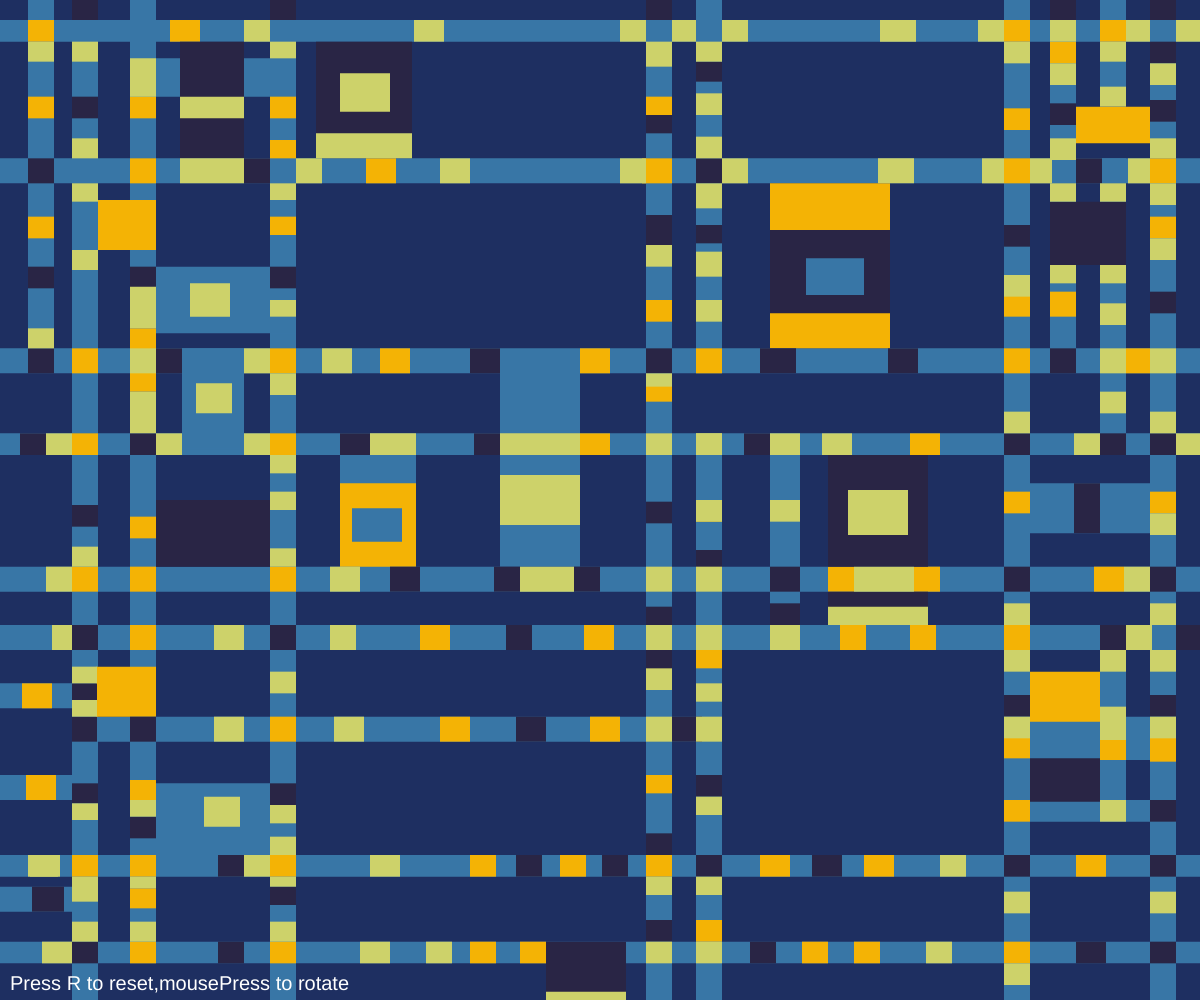
Frame 1 (no input)
Frame 60 (no input): identical to frame 1, image omitted
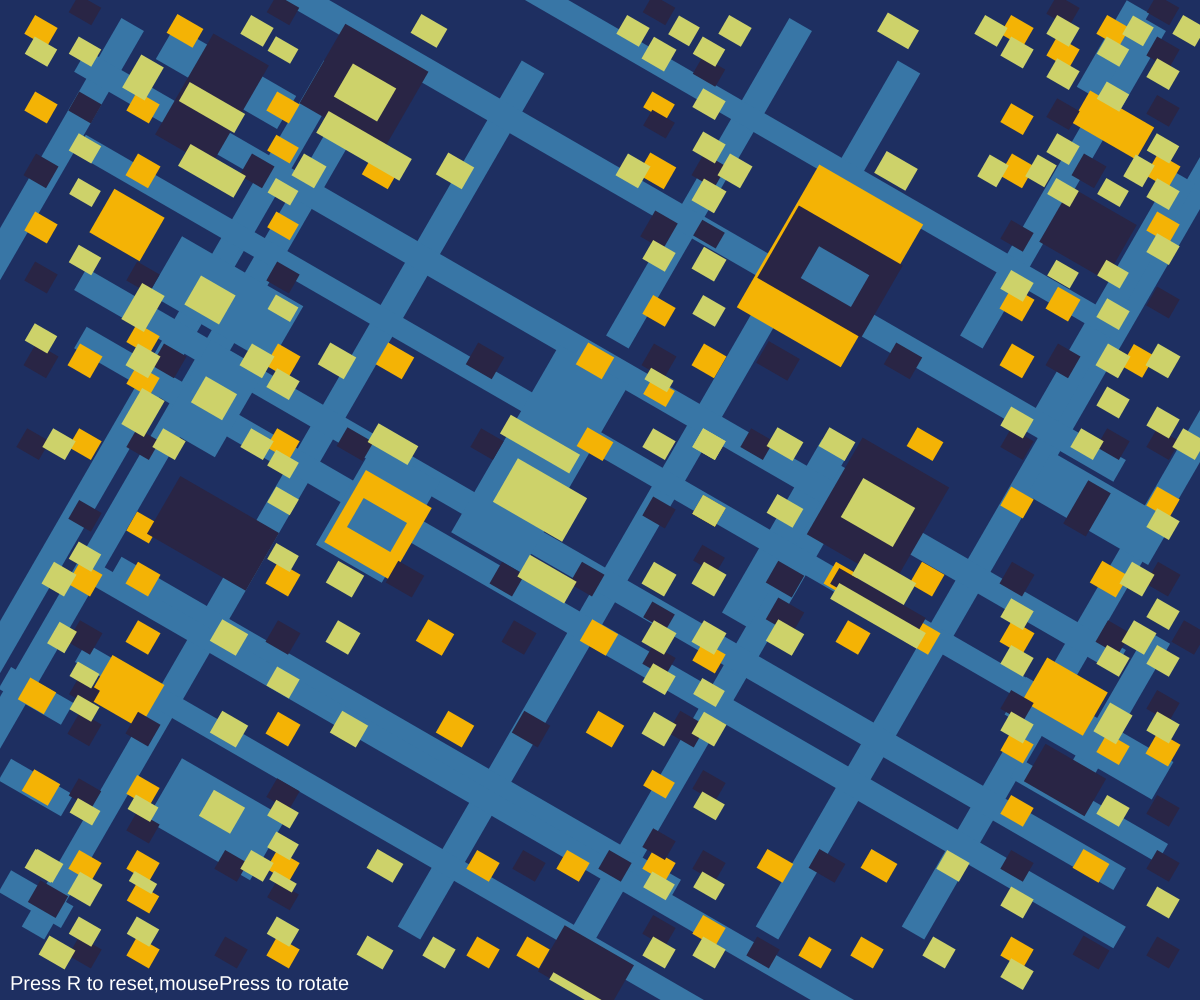
Frame 120 (the mouse pressed at the canvas centre since frame 60)

The p5.js sketch that drew these frames (run headless with seeded random() and noise() and a simulated clock; from frame 60 on, the mouse is pressed at the canvas centre):

// p5.js sketch
// ── sketch.js
let allRectsCoords = [

  //Orignal file was 600 * 600
  //Light blue 
  //Light blue (vertically from left to right)
  {x: 14/600 , y: 0/600 , w: 13/600 , h: 220/600 , colour: "rgb(56, 118, 166)"},
  {x: 36/600 , y: 0/600 , w: 13/600 , h: 600/600 , colour: "rgb(56, 118, 166)"},
  {x: 65/600 , y: 0/600 , w: 13/600 , h: 570/600 , colour: "rgb(56, 118, 166)"},
  {x: 135/600 , y: 0/600 , w: 13/600 , h: 600/600 , colour: "rgb(56, 118, 166)"},
  {x: 323/600 , y: 0/600 , w: 13/600 , h: 600/600 , colour: "rgb(56, 118, 166)"},
  {x: 348/600 , y: 0/600 , w: 13/600 , h: 220/600 , colour: "rgb(56, 118, 166)"},
  {x: 348/600 , y: 260/600 , w: 13/600 , h: 340/600 , colour: "rgb(56, 118, 166)"},
  {x: 385/600 , y: 260/600 , w: 15/600 , h: 120/600 , colour: "rgb(56, 118, 166)"},
  {x: 502/600 , y: 0/600 , w: 13/600 , h: 600/600 , colour: "rgb(56, 118, 166)"},
  {x: 525/600 , y: 0/600 , w: 13/600 , h: 220/600 , colour: "rgb(56, 118, 166)"},
  {x: 550/600 , y: 0/600 , w: 13/600 , h: 60/600 , colour: "rgb(56, 118, 166)"},
  {x: 550/600 , y: 95/600 , w: 13/600 , h: 170/600 , colour: "rgb(56, 118, 166)"},
  {x: 550/600 , y: 375/600 , w: 13/600 , h: 110/600 , colour: "rgb(56, 118, 166)"},
  {x: 575/600 , y: 0/600 , w: 13/600 , h: 600/600 , colour: "rgb(56, 118, 166)"},

  //Light blue (horizontally from top to bottom)
  {x: 0/600 , y: 12/600 , w: 600/600 , h: 13/600 , colour: "rgb(56, 118, 166)"},
  {x: 0/600 , y: 95/600 , w: 600/600 , h: 15/600 , colour: "rgb(56, 118, 166)"},
  {x: 0/600 , y: 209/600 , w: 600/600 , h: 15/600 , colour: "rgb(56, 118, 166)"},
  {x: 0/600 , y: 260/600 , w: 600/600 , h: 13/600 , colour: "rgb(56, 118, 166)"},
  {x: 0/600 , y: 340/600 , w: 600/600 , h: 15/600 , colour: "rgb(56, 118, 166)"},
  {x: 0/600 , y: 375/600 , w: 600/600 , h: 15/600 , colour: "rgb(56, 118, 166)"},
  {x: 0/600 , y: 410/600 , w: 36/600 , h: 15/600 , colour: "rgb(56, 118, 166)"},
  {x: 36/600 , y: 430/600 , w: 323/600 , h: 15/600 , colour: "rgb(56, 118, 166)"},
  {x: 502/600 , y: 430/600 , w: 85/600 , h: 26/600 , colour: "rgb(56, 118, 166)"},
  {x: 0/600 , y: 465/600 , w: 36/600 , h: 15/600 , colour: "rgb(56, 118, 166)"},
  {x: 502/600 , y: 480/600 , w: 85/600 , h: 13/600 , colour: "rgb(56, 118, 166)"},
  {x: 0/600 , y: 513/600 , w: 600/600 , h: 13/600 , colour: "rgb(56, 118, 166)"},
  {x: 0/600 , y: 532/600 , w: 36/600 , h: 15/600 , colour: "rgb(56, 118, 166)"},
  {x: 0/600 , y: 565/600 , w: 600/600 , h: 13/600 , colour: "rgb(56, 118, 166)"},

  //Light blue Rectangle but separately
  {x: 78/600 , y: 35/600 , w: 70/600 , h: 23/600 , colour: "rgb(56, 118, 166)"},
  {x: 78/600 , y: 160/600 , w: 70/600 , h: 40/600 , colour: "rgb(56, 118, 166)"},
  {x: 91/600 , y: 209/600 , w: 31/600 , h: 60/600 , colour: "rgb(56, 118, 166)"},
  {x: 78/600 , y: 470/600 , w: 60/600 , h: 43/600 , colour: "rgb(56, 118, 166)"},
  {x: 170/600 , y: 273/600 , w: 38/600 , h: 70/600 , colour: "rgb(56, 118, 166)"},
  {x: 250/600 , y: 210/600 , w: 40/600 , h: 130/600 , colour: "rgb(56, 118, 166)"},
  {x: 515/600 , y: 290/600 , w: 70/600 , h: 30/600 , colour: "rgb(56, 118, 166)"},

  //Orange
  //Orange (1st area)
  {x: 14/600 , y: 12/600 , w: 13/600 , h: 13/600 , colour: "rgb(244, 179, 5)"},
  {x: 14/600 , y: 58/600 , w: 13/600 , h: 13/600 , colour: "rgb(244, 179, 5)"},
  {x: 14/600 , y: 130/600 , w: 13/600 , h: 13/600 , colour: "rgb(244, 179, 5)"},
  {x: 11/600 , y: 410/600 , w: 15/600 , h: 15/600 , colour: "rgb(244, 179, 5)"},
  {x: 13/600 , y: 465/600 , w: 15/600 , h: 15/600 , colour: "rgb(244, 179, 5)"},

  //Orange (2nd area)
  {x: 36/600 , y: 209/600 , w: 13/600 , h: 15/600 , colour: "rgb(244, 179, 5)"},
  {x: 36/600 , y: 260/600 , w: 13/600 , h: 13/600 , colour: "rgb(244, 179, 5)"},
  {x: 36/600 , y: 340/600 , w: 13/600 , h: 15/600 , colour: "rgb(244, 179, 5)"},
  {x: 36/600 , y: 513/600 , w: 13/600 , h: 13/600 , colour: "rgb(244, 179, 5)"},

  //Orange (3rd area)
  {x: 65/600 , y: 58/600 , w: 13/600 , h: 13/600 , colour: "rgb(244, 179, 5)"},
  {x: 65/600 , y: 95/600 , w: 13/600 , h: 15/600 , colour: "rgb(244, 179, 5)"},
  {x: 65/600 , y: 197/600 , w: 13/600 , h: 13/600 , colour: "rgb(244, 179, 5)"},
  {x: 65/600 , y: 222/600 , w: 13/600 , h: 13/600 , colour: "rgb(244, 179, 5)"},
  {x: 65/600 , y: 310/600 , w: 13/600 , h: 13/600 , colour: "rgb(244, 179, 5)"},
  {x: 65/600 , y: 340/600 , w: 13/600 , h: 15/600 , colour: "rgb(244, 179, 5)"},
  {x: 65/600 , y: 375/600 , w: 13/600 , h: 15/600 , colour: "rgb(244, 179, 5)"},
  {x: 65/600 , y: 468/600 , w: 13/600 , h: 13/600 , colour: "rgb(244, 179, 5)"},
  {x: 65/600 , y: 513/600 , w: 13/600 , h: 13/600 , colour: "rgb(244, 179, 5)"},
  {x: 65/600 , y: 533/600 , w: 13/600 , h: 12/600 , colour: "rgb(244, 179, 5)"},
  {x: 65/600 , y: 565/600 , w: 13/600 , h: 13/600 , colour: "rgb(244, 179, 5)"},

  {x: 85/600 , y: 12/600 , w: 15/600 , h: 13/600 , colour: "rgb(244, 179, 5)"},

  //Orange (4th area)
  {x: 135/600 , y: 58/600 , w: 13/600 , h: 13/600 , colour: "rgb(244, 179, 5)"},
  {x: 135/600 , y: 84/600 , w: 13/600 , h: 11/600 , colour: "rgb(244, 179, 5)"},
  {x: 135/600 , y: 130/600 , w: 13/600 , h: 11/600 , colour: "rgb(244, 179, 5)"},
  {x: 135/600 , y: 209/600 , w: 13/600 , h: 15/600 , colour: "rgb(244, 179, 5)"},
  {x: 135/600 , y: 260/600 , w: 13/600 , h: 13/600 , colour: "rgb(244, 179, 5)"},
  {x: 135/600 , y: 340/600 , w: 13/600 , h: 15/600 , colour: "rgb(244, 179, 5)"},
  {x: 135/600 , y: 430/600 , w: 13/600 , h: 15/600 , colour: "rgb(244, 179, 5)"},
  {x: 135/600 , y: 513/600 , w: 13/600 , h: 13/600 , colour: "rgb(244, 179, 5)"},
  {x: 135/600 , y: 565/600 , w: 13/600 , h: 13/600 , colour: "rgb(244, 179, 5)"},

  {x: 183/600 , y: 95/600 , w: 15/600 , h: 15/600 , colour: "rgb(244, 179, 5)"},
  {x: 190/600 , y: 209/600 , w: 15/600 , h: 15/600 , colour: "rgb(244, 179, 5)"},
  {x: 210/600 , y: 375/600 , w: 15/600 , h: 15/600 , colour: "rgb(244, 179, 5)"},
  {x: 220/600 , y: 430/600 , w: 15/600 , h: 15/600 , colour: "rgb(244, 179, 5)"},
  {x: 235/600 , y: 513/600 , w: 13/600 , h: 13/600 , colour: "rgb(244, 179, 5)"},
  {x: 235/600 , y: 565/600 , w: 13/600 , h: 13/600 , colour: "rgb(244, 179, 5)"},

  {x: 290/600 , y: 209/600 , w: 15/600 , h: 15/600 , colour: "rgb(244, 179, 5)"},
  {x: 290/600 , y: 260/600 , w: 15/600 , h: 13/600 , colour: "rgb(244, 179, 5)"},
  {x: 292/600 , y: 375/600 , w: 15/600 , h: 15/600 , colour: "rgb(244, 179, 5)"},
  {x: 295/600 , y: 430/600 , w: 15/600 , h: 15/600 , colour: "rgb(244, 179, 5)"},
  {x: 280/600 , y: 513/600 , w: 13/600 , h: 13/600 , colour: "rgb(244, 179, 5)"},
  {x: 260/600 , y: 565/600 , w: 13/600 , h: 13/600 , colour: "rgb(244, 179, 5)"},

  //Orange (5th area)
  {x: 323/600 , y: 58/600 , w: 13/600 , h: 11/600 , colour: "rgb(244, 179, 5)"},
  {x: 321/600 , y: 95/600 , w: 15/600 , h: 15/600 , colour: "rgb(244, 179, 5)"},
  {x: 323/600 , y: 180/600 , w: 13/600 , h: 13/600 , colour: "rgb(244, 179, 5)"},
  {x: 323/600 , y: 230/600 , w: 13/600 , h: 11/600 , colour: "rgb(244, 179, 5)"},
  {x: 323/600 , y: 465/600 , w: 13/600 , h: 11/600 , colour: "rgb(244, 179, 5)"},
  {x: 323/600 , y: 513/600 , w: 13/600 , h: 13/600 , colour: "rgb(244, 179, 5)"},

  //Orange (6th area)
  {x: 348/600 , y: 209/600 , w: 13/600 , h: 15/600 , colour: "rgb(244, 179, 5)"},
  {x: 348/600 , y: 300/600 , w: 13/600 , h: 13/600 , colour: "rgb(244, 179, 5)"},
  {x: 348/600 , y: 388/600 , w: 13/600 , h: 13/600 , colour: "rgb(244, 179, 5)"},
  {x: 348/600 , y: 552/600 , w: 13/600 , h: 13/600 , colour: "rgb(244, 179, 5)"},

  {x: 401/600 , y: 565/600 , w: 13/600 , h: 13/600 , colour: "rgb(244, 179, 5)"},
  {x: 427/600 , y: 565/600 , w: 13/600 , h: 13/600 , colour: "rgb(244, 179, 5)"},
  {x: 380/600 , y: 513/600 , w: 15/600 , h: 13/600 , colour: "rgb(244, 179, 5)"},
  {x: 414/600 , y: 340/600 , w: 13/600 , h: 15/600 , colour: "rgb(244, 179, 5)"},
  {x: 420/600 , y: 375/600 , w: 13/600 , h: 15/600 , colour: "rgb(244, 179, 5)"},
  {x: 455/600 , y: 260/600 , w: 15/600 , h: 13/600 , colour: "rgb(244, 179, 5)"},
  {x: 457/600 , y: 340/600 , w: 13/600 , h: 15/600 , colour: "rgb(244, 179, 5)"},
  {x: 455/600 , y: 375/600 , w: 13/600 , h: 15/600 , colour: "rgb(244, 179, 5)"},
  {x: 432/600 , y: 513/600 , w: 15/600 , h: 13/600 , colour: "rgb(244, 179, 5)"},

  //Orange (7th area)
  {x: 502/600 , y: 12/600 , w: 13/600 , h: 13/600 , colour: "rgb(244, 179, 5)"},
  {x: 502/600 , y: 65/600 , w: 13/600 , h: 13/600 , colour: "rgb(244, 179, 5)"},
  {x: 502/600 , y: 95/600 , w: 13/600 , h: 15/600 , colour: "rgb(244, 179, 5)"},
  {x: 502/600 , y: 175/600 , w: 13/600 , h: 15/600 , colour: "rgb(244, 179, 5)"},
  {x: 502/600 , y: 209/600 , w: 13/600 , h: 15/600 , colour: "rgb(244, 179, 5)"},
  {x: 502/600 , y: 295/600 , w: 13/600 , h: 13/600 , colour: "rgb(244, 179, 5)"},
  {x: 502/600 , y: 375/600 , w: 13/600 , h: 15/600 , colour: "rgb(244, 179, 5)"},
  {x: 502/600 , y: 442/600 , w: 13/600 , h: 13/600 , colour: "rgb(244, 179, 5)"},
  {x: 502/600 , y: 480/600 , w: 13/600 , h: 13/600 , colour: "rgb(244, 179, 5)"},
  {x: 502/600 , y: 565/600 , w: 13/600 , h: 13/600 , colour: "rgb(244, 179, 5)"},

  //Orange (8th area)
  {x: 525/600 , y: 25/600 , w: 13/600 , h: 13/600 , colour: "rgb(244, 179, 5)"},
  {x: 525/600 , y: 175/600 , w: 13/600 , h: 15/600 , colour: "rgb(244, 179, 5)"},
  {x: 538/600 , y: 513/600 , w: 15/600 , h: 13/600 , colour: "rgb(244, 179, 5)"},
  {x: 550/600 , y: 12/600 , w: 13/600 , h: 13/600 , colour: "rgb(244, 179, 5)"},
  {x: 547/600 , y: 340/600 , w: 15/600 , h: 15/600 , colour: "rgb(244, 179, 5)"},
  {x: 550/600 , y: 443/600 , w: 13/600 , h: 13/600 , colour: "rgb(244, 179, 5)"},
  {x: 563/600 , y: 209/600 , w: 12/600 , h: 15/600 , colour: "rgb(244, 179, 5)"},

  //Orange (9th area)
  {x: 575/600 , y: 95/600 , w: 13/600 , h: 15/600 , colour: "rgb(244, 179, 5)"},
  {x: 575/600 , y: 130/600 , w: 13/600 , h: 13/600 , colour: "rgb(244, 179, 5)"},
  {x: 575/600 , y: 295/600 , w: 13/600 , h: 13/600 , colour: "rgb(244, 179, 5)"},
  {x: 575/600 , y: 442/600 , w: 13/600 , h: 15/600 , colour: "rgb(244, 179, 5)"},

  //Orange Rectangle but separately
  {x: 49/600 , y: 120/600 , w: 29/600 , h: 30/600 , colour: "rgb(244, 179, 5)"},
  {x: 48/600 , y: 400/600 , w: 30/600 , h: 30/600 , colour: "rgb(244, 179, 5)"},
  {x: 170/600 , y: 290/600 , w: 38/600 , h: 50/600 , colour: "rgb(244, 179, 5)"},
  {x: 385/600 , y: 110/600 , w: 60/600 , h: 99/600 , colour: "rgb(244, 179, 5)"},
  {x: 538/600 , y: 64/600 , w: 37/600 , h: 22/600 , colour: "rgb(244, 179, 5)"},
  {x: 515/600 , y: 403/600 , w: 35/600 , h: 30/600 , colour: "rgb(244, 179, 5)"},

  // Dark blue
  //Dark blue 1st column from the left
  {x: 14/600 , y: 95/600 , w: 13/600 , h: 15/600 , colour: "rgb(41, 37, 69)"},
  {x: 14/600 , y: 160/600 , w: 13/600 , h: 13/600 , colour:  "rgb(41, 37, 69)"},
  {x: 14/600 , y: 209/600 , w: 13/600 , h: 15/600 , colour:  "rgb(41, 37, 69)"},
  {x: 10/600 , y: 260/600 , w: 13/600 , h: 13/600 , colour:  "rgb(41, 37, 69)"},
  {x: 16/600 , y: 532/600 , w: 16/600 , h: 15/600 , colour:  "rgb(41, 37, 69)"},

  //Dark blue 2nd column from the left
  {x: 36/600 , y: 0/600 , w: 13/600 , h: 12/600 , colour:  "rgb(41, 37, 69)"},
  {x: 36/600 , y: 58/600 , w: 13/600 , h: 13/600 , colour:  "rgb(41, 37, 69)"},
  {x: 36/600 , y: 303/600 , w: 13/600 , h: 13/600 , colour:  "rgb(41, 37, 69)"},
  {x: 36/600 , y: 375/600 , w: 13/600 , h: 15/600 , colour:  "rgb(41, 37, 69)"},
  {x: 36/600 , y: 410/600 , w: 12.5/600 , h: 11/600 , colour:  "rgb(41, 37, 69)"},
  {x: 36/600 , y: 430/600 , w: 12.5/600 , h: 15/600 , colour:  "rgb(41, 37, 69)"},
  {x: 36/600 , y: 470/600 , w: 13/600 , h: 12/600 , colour:  "rgb(41, 37, 69)"},
  {x: 36/600 , y: 565/600 , w: 13/600 , h: 13/600 , colour:  "rgb(41, 37, 69)"},

  //Dark blue 3rd column from the left
  {x: 65/600 , y: 160/600 , w: 13/600 , h: 13/600 , colour:  "rgb(41, 37, 69)"},
  {x: 65/600 , y: 260/600 , w: 13/600 , h: 13/600 , colour:  "rgb(41, 37, 69)"},
  {x: 65/600 , y: 430/600 , w: 13/600 , h: 15/600 , colour:  "rgb(41, 37, 69)"},
  {x: 65/600 , y: 490/600 , w: 13/600 , h: 13/600 , colour:  "rgb(41, 37, 69)"},

  //Dark blue 4th column from the left
  {x: 135/600 , y: 0/600 , w: 13/600 , h: 12/600 , colour:  "rgb(41, 37, 69)"},
  {x: 135/600 , y: 160/600 , w: 13/600 , h: 13/600 , colour:  "rgb(41, 37, 69)"},
  {x: 135/600 , y: 375/600 , w: 13/600 , h: 15/600 , colour:  "rgb(41, 37, 69)"},
  {x: 135/600 , y: 470/600 , w: 13/600 , h: 13/600 , colour:  "rgb(41, 37, 69)"},
  {x: 135/600 , y: 532/600 , w: 13/600 , h: 11/600 , colour:  "rgb(41, 37, 69)"},

  //Dark blue 5th column from the left
  {x: 323/600 , y: 0/600 , w: 13/600 , h: 12/600 , colour:  "rgb(41, 37, 69)"},
  {x: 323/600 , y: 69/600 , w: 13/600 , h: 11/600 , colour:  "rgb(41, 37, 69)"},
  {x: 323/600 , y: 129/600 , w: 13/600 , h: 18/600 , colour:  "rgb(41, 37, 69)"},
  {x: 323/600 , y: 209/600 , w: 13/600 , h: 15/600 , colour:  "rgb(41, 37, 69)"},
  {x: 323/600 , y: 301/600 , w: 13/600 , h: 13/600 , colour:  "rgb(41, 37, 69)"},
  {x: 323/600 , y: 364/600 , w: 13/600 , h: 11/600 , colour:  "rgb(41, 37, 69)"},
  {x: 323/600 , y: 390/600 , w: 13/600 , h: 13/600 , colour:  "rgb(41, 37, 69)"},
  {x: 323/600 , y: 500/600 , w: 13/600 , h: 13/600 , colour:  "rgb(41, 37, 69)"},
  {x: 323/600 , y: 552/600 , w: 13/600 , h: 13/600 , colour:  "rgb(41, 37, 69)"},

  //Dark blue 6th column from the left
  {x: 348/600 , y: 37/600 , w: 13/600 , h: 12/600 , colour:  "rgb(41, 37, 69)"},
  {x: 348/600 , y: 95/600 , w: 13/600 , h: 15/600 , colour:  "rgb(41, 37, 69)"},
  {x: 348/600 , y: 135/600 , w: 13/600 , h: 11/600 , colour:  "rgb(41, 37, 69)"},
  {x: 348/600 , y: 330/600 , w: 13/600 , h: 11/600 , colour:  "rgb(41, 37, 69)"},
  {x: 348/600 , y: 465/600 , w: 13/600 , h: 13/600 , colour:  "rgb(41, 37, 69)"},
  {x: 348/600 , y: 513/600 , w: 13/600 , h: 13/600 , colour:  "rgb(41, 37, 69)"},

  {x: 385/600 , y: 340/600 , w: 15/600 , h: 15/600 , colour:  "rgb(41, 37, 69)"},
  {x: 385/600 , y: 362/600 , w: 15/600 , h: 15/600 , colour:  "rgb(41, 37, 69)"},

  //Dark blue 7th column from the left
  {x: 502/600 , y: 135/600 , w: 13/600 , h: 13/600 , colour:  "rgb(41, 37, 69)"},
  {x: 502/600 , y: 260/600 , w: 13/600 , h: 13/600 , colour:  "rgb(41, 37, 69)"},
  {x: 502/600 , y: 340/600 , w: 13/600 , h: 15/600 , colour:  "rgb(41, 37, 69)"},
  {x: 502/600 , y: 417/600 , w: 13/600 , h: 13/600 , colour:  "rgb(41, 37, 69)"},
  {x: 502/600 , y: 513/600 , w: 13/600 , h: 13/600 , colour:  "rgb(41, 37, 69)"},

  {x: 525/600 , y: 0/600 , w: 13/600 , h: 13/600 , colour:  "rgb(41, 37, 69)"},
  {x: 525/600 , y: 62/600 , w: 13/600 , h: 13/600 , colour:  "rgb(41, 37, 69)"},
  {x: 525/600 , y: 209/600 , w: 13/600 , h: 15/600 , colour:  "rgb(41, 37, 69)"},

  //Dark blue 8th column from the left
  {x: 550/600 , y: 260/600 , w: 13/600 , h: 13/600 , colour:  "rgb(41, 37, 69)"},
  {x: 550/600 , y: 375/600 , w: 13/600 , h: 15/600 , colour:  "rgb(41, 37, 69)"},

  //Dark blue 9th column from the left
  {x: 575/600 , y: 0/600 , w: 13/600 , h: 12/600 , colour:  "rgb(41, 37, 69)"},
  {x: 575/600 , y: 25/600 , w: 13/600 , h: 13/600 , colour:  "rgb(41, 37, 69)"},
  {x: 575/600 , y: 60/600 , w: 13/600 , h: 13/600 , colour:  "rgb(41, 37, 69)"},
  {x: 575/600 , y: 175/600 , w: 13/600 , h: 13/600 , colour:  "rgb(41, 37, 69)"},
  {x: 575/600 , y: 260/600 , w: 13/600 , h: 13/600 , colour:  "rgb(41, 37, 69)"},
  {x: 575/600 , y: 340/600 , w: 13/600 , h: 15/600 , colour:  "rgb(41, 37, 69)"},
  {x: 575/600 , y: 417/600 , w: 13/600 , h: 13/600 , colour:  "rgb(41, 37, 69)"},
  {x: 575/600 , y: 480/600 , w: 13/600 , h: 13/600 , colour:  "rgb(41, 37, 69)"},
  {x: 575/600 , y: 513/600 , w: 13/600 , h: 13/600 , colour:  "rgb(41, 37, 69)"},
  {x: 575/600 , y: 565/600 , w: 13/600 , h: 13/600 , colour:  "rgb(41, 37, 69)"},

  //Dark blue Rectangle but separately
  {x: 90/600 , y: 25/600 , w: 32/600 , h: 70/600 , colour:  "rgb(41, 37, 69)"},
  {x: 122/600 , y: 95/600 , w: 13/600 , h: 15/600 , colour:  "rgb(41, 37, 69)"},
  {x: 78/600 , y: 300/600 , w: 57/600 , h: 40/600 , colour:  "rgb(41, 37, 69)"},
  {x: 158/600 , y: 25/600 , w: 48/600 , h: 55/600 , colour:  "rgb(41, 37, 69)"},
  {x: 273/600 , y: 565/600 , w: 40/600 , h: 32/600 , colour:  "rgb(41, 37, 69)"},
  {x: 385/600 , y: 138/600 , w: 60/600 , h: 50/600 , colour:  "rgb(41, 37, 69)"},
  {x: 414/600 , y: 273/600 , w: 50/600 , h: 67/600 , colour:  "rgb(41, 37, 69)"},
  {x: 414/600 , y: 355/600 , w: 50/600 , h: 11/600 , colour:  "rgb(41, 37, 69)"},
  {x: 525/600 , y: 121/600 , w: 38/600 , h: 38/600 , colour:  "rgb(41, 37, 69)"},
  {x: 515/600 , y: 455/600 , w: 35/600 , h: 26/600 , colour:  "rgb(41, 37, 69)"},
  {x: 537/600 , y: 290/600 , w: 13/600 , h: 30/600 , colour:  "rgb(41, 37, 69)"},

  //Dark blue 2nd line
  {x: 538/600 , y: 95/600 , w: 13/600 , h: 15/600 , colour:  "rgb(41, 37, 69)"},

  //Dark blue 3rd line
  {x: 78/600 , y: 209/600 , w: 13/600 , h: 15/600 , colour:  "rgb(41, 37, 69)"},
  {x: 235/600 , y: 209/600 , w: 15/600 , h: 15/600 , colour:  "rgb(41, 37, 69)"},
  {x: 380/600 , y: 209/600 , w: 18/600 , h: 15/600 , colour:  "rgb(41, 37, 69)"},
  {x: 444/600 , y: 209/600 , w: 15/600 , h: 15/600 , colour:  "rgb(41, 37, 69)"},

  //Dark blue 4th line
  {x: 170/600 , y: 260/600 , w: 15/600 , h: 13/600 , colour:  "rgb(41, 37, 69)"},
  {x: 237/600 , y: 260/600 , w: 13/600 , h: 13/600 , colour:  "rgb(41, 37, 69)"},
  {x: 372/600 , y: 260/600 , w: 13/600 , h: 13/600 , colour:  "rgb(41, 37, 69)"},

  //Dark blue 5th line
  {x: 195/600 , y: 340/600 , w: 15/600 , h: 15/600 , colour:  "rgb(41, 37, 69)"},
  {x: 247/600 , y: 340/600 , w: 13/600 , h: 15/600 , colour:  "rgb(41, 37, 69)"},
  {x: 287/600 , y: 340/600 , w: 13/600 , h: 15/600 , colour:  "rgb(41, 37, 69)"},

  //Dark blue 6th line
  {x: 253/600 , y: 375/600 , w: 13/600 , h: 15/600 , colour:  "rgb(41, 37, 69)"},
  {x: 588/600 , y: 375/600 , w: 13/600 , h: 15/600 , colour:  "rgb(41, 37, 69)"},

  //Dark blue 7th line
  {x: 258/600 , y: 430/600 , w: 15/600 , h: 15/600 , colour:  "rgb(41, 37, 69)"},
  {x: 336/600 , y: 430/600 , w: 15/600 , h: 15/600 , colour:  "rgb(41, 37, 69)"},

  //Dark blue 8th line
  {x: 109/600 , y: 513/600 , w: 13/600 , h: 13/600 , colour:  "rgb(41, 37, 69)"},
  {x: 406/600 , y: 513/600 , w: 15/600 , h: 13/600 , colour:  "rgb(41, 37, 69)"},
  {x: 301/600 , y: 513/600 , w: 13/600 , h: 13/600 , colour:  "rgb(41, 37, 69)"},
  {x: 258/600 , y: 513/600 , w: 13/600 , h: 13/600 , colour:  "rgb(41, 37, 69)"},

  //Dark blue 9th line
  {x: 109/600 , y: 565/600 , w: 13/600 , h: 13/600 , colour:  "rgb(41, 37, 69)"},
  {x: 375/600 , y: 565/600 , w: 13/600 , h: 13/600 , colour:  "rgb(41, 37, 69)"},
  {x: 538/600 , y: 565/600 , w: 15/600 , h: 13/600 , colour:  "rgb(41, 37, 69)"},

  // Yellow
  //Yellow 1st column from the left
  {x: 14/600 , y: 25/600 , w: 13/600 , h: 12/600 , colour: "rgb(205, 210, 106)"},
  {x: 14/600 , y: 197/600 , w: 13/600 , h: 12/600 , colour: "rgb(205, 210, 106)"},
  {x: 15/600 , y: 513/600 , w: 15/600 , h: 13/600 , colour: "rgb(205, 210, 106)"},
  {x: 23/600 , y: 260/600 , w: 13/600 , h: 13/600 , colour: "rgb(205, 210, 106)"},
  {x: 23/600 , y: 340/600 , w: 13/600 , h: 15/600 , colour: "rgb(205, 210, 106)"},
  {x: 26/600 , y: 375/600 , w: 10/600 , h: 15/600 , colour: "rgb(205, 210, 106)"},
  {x: 14/600 , y: 513/600 , w: 15/600 , h: 13/600 , colour: "rgb(205, 210, 106)"},
  {x: 21/600 , y: 565/600 , w: 15/600 , h: 13/600 , colour: "rgb(205, 210, 106)"},

  //Yellow 2nd column from the left
  {x: 36/600 , y: 25/600 , w: 13/600 , h: 12/600 , colour: "rgb(205, 210, 106)"},
  {x: 36/600 , y: 83/600 , w: 13/600 , h: 12/600 , colour: "rgb(205, 210, 106)"},
  {x: 36/600 , y: 110/600 , w: 13/600 , h: 11/600 , colour: "rgb(205, 210, 106)"},
  {x: 36/600 , y: 150/600 , w: 13/600 , h: 12/600 , colour: "rgb(205, 210, 106)"},
  {x: 36/600 , y: 328/600 , w: 13/600 , h: 12/600 , colour: "rgb(205, 210, 106)"},
  {x: 36/600 , y: 400/600 , w: 12.5/600 , h: 10/600 , colour: "rgb(205, 210, 106)"},
  {x: 36/600 , y: 420/600 , w: 12.5/600 , h: 10/600 , colour: "rgb(205, 210, 106)"},
  {x: 36/600 , y: 482/600 , w: 13/600 , h: 10/600 , colour: "rgb(205, 210, 106)"},
  {x: 36/600 , y: 526/600 , w: 13/600 , h: 15/600 , colour: "rgb(205, 210, 106)"},
  {x: 36/600 , y: 553/600 , w: 13/600 , h: 12/600 , colour: "rgb(205, 210, 106)"},

  //Yellow 3rd column from the left
  {x: 65/600 , y: 35/600 , w: 13/600 , h: 23/600 , colour: "rgb(205, 210, 106)"},
  {x: 65/600 , y: 209/600 , w: 13/600 , h: 15/600 , colour: "rgb(205, 210, 106)"},
  {x: 65/600 , y: 172/600 , w: 13/600 , h: 25/600 , colour: "rgb(205, 210, 106)"},
  {x: 65/600 , y: 235/600 , w: 13/600 , h: 25/600 , colour: "rgb(205, 210, 106)"},
  {x: 65/600 , y: 480/600 , w: 13/600 , h: 10/600 , colour: "rgb(205, 210, 106)"},
  {x: 65/600 , y: 526/600 , w: 13/600 , h: 7/600 , colour: "rgb(205, 210, 106)"},
  {x: 65/600 , y: 553/600 , w: 13/600 , h: 12/600 , colour: "rgb(205, 210, 106)"},

  //Yellow 4th column from the left
  {x: 135/600 , y: 25/600 , w: 13/600 , h: 10/600 , colour: "rgb(205, 210, 106)"},
  {x: 135/600 , y: 110/600 , w: 13/600 , h: 10/600 , colour: "rgb(205, 210, 106)"},
  {x: 135/600 , y: 180/600 , w: 13/600 , h: 10/600 , colour: "rgb(205, 210, 106)"},
  {x: 135/600 , y: 224/600 , w: 13/600 , h: 13/600 , colour: "rgb(205, 210, 106)"},
  {x: 135/600 , y: 273/600 , w: 13/600 , h: 11/600 , colour: "rgb(205, 210, 106)"},
  {x: 135/600 , y: 295/600 , w: 13/600 , h: 11/600 , colour: "rgb(205, 210, 106)"},
  {x: 135/600 , y: 329/600 , w: 13/600 , h: 11/600 , colour: "rgb(205, 210, 106)"},
  {x: 135/600 , y: 403/600 , w: 13/600 , h: 13/600 , colour: "rgb(205, 210, 106)"},
  {x: 135/600 , y: 483/600 , w: 13/600 , h: 11/600 , colour: "rgb(205, 210, 106)"},
  {x: 135/600 , y: 502/600 , w: 13/600 , h: 11/600 , colour: "rgb(205, 210, 106)"},
  {x: 135/600 , y: 526/600 , w: 13/600 , h: 6/600 , colour: "rgb(205, 210, 106)"},
  {x: 135/600 , y: 553/600 , w: 13/600 , h: 12/600 , colour: "rgb(205, 210, 106)"},

  //Yellow 5th column from the left
  {x: 323/600 , y: 25/600 , w: 13/600 , h: 15/600 , colour: "rgb(205, 210, 106)"},
  {x: 323/600 , y: 147/600 , w: 13/600 , h: 13/600 , colour: "rgb(205, 210, 106)"},
  {x: 323/600 , y: 224/600 , w: 13/600 , h: 8/600 , colour: "rgb(205, 210, 106)"},
  {x: 323/600 , y: 260/600 , w: 13/600 , h: 13/600 , colour: "rgb(205, 210, 106)"},
  {x: 323/600 , y: 340/600 , w: 13/600 , h: 15/600 , colour: "rgb(205, 210, 106)"},
  {x: 323/600 , y: 375/600 , w: 13/600 , h: 15/600 , colour: "rgb(205, 210, 106)"},
  {x: 323/600 , y: 401/600 , w: 13/600 , h: 13/600 , colour: "rgb(205, 210, 106)"},
  {x: 323/600 , y: 430/600 , w: 13/600 , h: 15/600 , colour: "rgb(205, 210, 106)"},
  {x: 323/600 , y: 526/600 , w: 13/600 , h: 11/600 , colour: "rgb(205, 210, 106)"},
  {x: 323/600 , y: 565/600 , w: 13/600 , h: 13/600 , colour: "rgb(205, 210, 106)"},

  //Yellow 6th column from the left
  {x: 348/600 , y: 25/600 , w: 13/600 , h: 12/600 , colour: "rgb(205, 210, 106)"},
  {x: 348/600 , y: 56/600 , w: 13/600 , h: 13/600 , colour: "rgb(205, 210, 106)"},
  {x: 348/600 , y: 82/600 , w: 13/600 , h: 13/600 , colour: "rgb(205, 210, 106)"},
  {x: 348/600 , y: 110/600 , w: 13/600 , h: 15/600 , colour: "rgb(205, 210, 106)"},
  {x: 348/600 , y: 151/600 , w: 13/600 , h: 15/600 , colour: "rgb(205, 210, 106)"},
  {x: 348/600 , y: 180/600 , w: 13/600 , h: 13/600 , colour: "rgb(205, 210, 106)"},
  {x: 348/600 , y: 260/600 , w: 13/600 , h: 13/600 , colour: "rgb(205, 210, 106)"},
  {x: 348/600 , y: 340/600 , w: 13/600 , h: 15/600 , colour: "rgb(205, 210, 106)"},
  {x: 348/600 , y: 375/600 , w: 13/600 , h: 15/600 , colour: "rgb(205, 210, 106)"},
  {x: 348/600 , y: 430/600 , w: 13/600 , h: 15/600 , colour: "rgb(205, 210, 106)"},
  {x: 348/600 , y: 410/600 , w: 13/600 , h: 11/600 , colour: "rgb(205, 210, 106)"},
  {x: 348/600 , y: 478/600 , w: 13/600 , h: 11/600 , colour: "rgb(205, 210, 106)"},
  {x: 348/600 , y: 526/600 , w: 13/600 , h: 11/600 , colour: "rgb(205, 210, 106)"},
  {x: 348/600 , y: 565/600 , w: 13/600 , h: 13/600 , colour: "rgb(205, 210, 106)"},

  {x: 348/600 , y: 260/600 , w: 13/600 , h: 13/600 , colour: "rgb(205, 210, 106)"},
  {x: 348/600 , y: 300/600 , w: 13/600 , h: 13/600 , colour: "rgb(205, 210, 106)"},

  //Yellow 7th column from the left
  {x: 502/600 , y: 25/600 , w: 13/600 , h: 13/600 , colour: "rgb(205, 210, 106)"},
  {x: 502/600 , y: 165/600 , w: 13/600 , h: 13/600 , colour: "rgb(205, 210, 106)"},
  {x: 502/600 , y: 247/600 , w: 13/600 , h: 13/600 , colour: "rgb(205, 210, 106)"},
  {x: 502/600 , y: 362/600 , w: 13/600 , h: 13/600 , colour: "rgb(205, 210, 106)"},
  {x: 502/600 , y: 390/600 , w: 13/600 , h: 13/600 , colour: "rgb(205, 210, 106)"},
  {x: 502/600 , y: 430/600 , w: 13/600 , h: 13/600 , colour: "rgb(205, 210, 106)"},
  {x: 502/600 , y: 535/600 , w: 13/600 , h: 13/600 , colour: "rgb(205, 210, 106)"},
  {x: 502/600 , y: 578/600 , w: 13/600 , h: 13/600 , colour: "rgb(205, 210, 106)"},

  {x: 525/600 , y: 12/600 , w: 13/600 , h: 13/600 , colour: "rgb(205, 210, 106)"},
  {x: 525/600 , y: 38/600 , w: 13/600 , h: 13/600 , colour: "rgb(205, 210, 106)"},
  {x: 525/600 , y: 83/600 , w: 13/600 , h: 13/600 , colour: "rgb(205, 210, 106)"},
  {x: 525/600 , y: 110/600 , w: 13/600 , h: 11/600 , colour: "rgb(205, 210, 106)"},
  {x: 525/600 , y: 159/600 , w: 13/600 , h: 11/600 , colour: "rgb(205, 210, 106)"},

  //Yellow 8th column from the left
  {x: 550/600 , y: 25/600 , w: 13/600 , h: 12/600 , colour: "rgb(205, 210, 106)"},
  {x: 550/600 , y: 52/600 , w: 13/600 , h: 12/600 , colour: "rgb(205, 210, 106)"},
  {x: 550/600 , y: 110/600 , w: 13/600 , h: 11/600 , colour: "rgb(205, 210, 106)"},
  {x: 550/600 , y: 159/600 , w: 13/600 , h: 11/600 , colour: "rgb(205, 210, 106)"},
  {x: 550/600 , y: 182/600 , w: 13/600 , h: 13/600 , colour: "rgb(205, 210, 106)"},
  {x: 550/600 , y: 209/600 , w: 13/600 , h: 15/600 , colour: "rgb(205, 210, 106)"},
  {x: 550/600 , y: 235/600 , w: 13/600 , h: 13/600 , colour: "rgb(205, 210, 106)"},
  {x: 550/600 , y: 390/600 , w: 13/600 , h: 13/600 , colour: "rgb(205, 210, 106)"},
  {x: 550/600 , y: 424/600 , w: 13/600 , h: 20/600 , colour: "rgb(205, 210, 106)"},
  {x: 550/600 , y: 480/600 , w: 13/600 , h: 13/600 , colour: "rgb(205, 210, 106)"},
  {x: 563/600 , y: 12/600 , w: 12/600 , h: 13/600 , colour: "rgb(205, 210, 106)"},

  //Yellow 9th column from the left
  {x: 575/600 , y: 38/600 , w: 13/600 , h: 13/600 , colour: "rgb(205, 210, 106)"},
  {x: 575/600 , y: 83/600 , w: 13/600 , h: 12/600 , colour: "rgb(205, 210, 106)"},
  {x: 575/600 , y: 110/600 , w: 13/600 , h: 13/600 , colour: "rgb(205, 210, 106)"},
  {x: 575/600 , y: 143/600 , w: 13/600 , h: 13/600 , colour: "rgb(205, 210, 106)"},
  {x: 575/600 , y: 209/600 , w: 13/600 , h: 15/600 , colour: "rgb(205, 210, 106)"},
  {x: 575/600 , y: 247/600 , w: 13/600 , h: 13/600 , colour: "rgb(205, 210, 106)"},
  {x: 575/600 , y: 308/600 , w: 13/600 , h: 13/600 , colour: "rgb(205, 210, 106)"},
  {x: 575/600 , y: 362/600 , w: 13/600 , h: 13/600 , colour: "rgb(205, 210, 106)"},
  {x: 575/600 , y: 390/600 , w: 13/600 , h: 13/600 , colour: "rgb(205, 210, 106)"},
  {x: 563/600 , y: 375/600 , w: 13/600 , h: 15/600 , colour: "rgb(205, 210, 106)"},
  {x: 575/600 , y: 430/600 , w: 13/600 , h: 13/600 , colour: "rgb(205, 210, 106)"},
  {x: 575/600 , y: 535/600 , w: 13/600 , h: 13/600 , colour: "rgb(205, 210, 106)"},

  //Yellow Rectangle but separately
  {x: 90/600 , y: 58/600 , w: 32/600 , h: 13/600 , colour: "rgb(205, 210, 106)"},
  {x: 90/600 , y: 95/600 , w: 32/600 , h: 15/600 , colour: "rgb(205, 210, 106)"},
  {x: 170/600 , y: 44/600 , w: 25/600 , h: 23/600 , colour: "rgb(205, 210, 106)"},
  {x: 158/600 , y: 80/600 , w: 48/600 , h: 15/600 , colour: "rgb(205, 210, 106)"},
  {x: 95/600 , y: 170/600 , w: 20/600 , h: 20/600 , colour: "rgb(205, 210, 106)"},
  {x: 98/600 , y: 230/600 , w: 18/600 , h: 18/600 , colour: "rgb(205, 210, 106)"},
  {x: 424/600 , y: 294/600 , w: 30/600 , h: 27/600 , colour: "rgb(205, 210, 106)"},
  {x: 414/600 , y: 364/600 , w: 50/600 , h: 11/600 , colour: "rgb(205, 210, 106)"},
  {x: 102/600 , y: 478/600 , w: 18/600 , h: 18/600 , colour: "rgb(205, 210, 106)"},
  {x: 273/600 , y: 595/600 , w: 40/600 , h: 5/600 , colour: "rgb(205, 210, 106)"},
  {x: 385/600 , y: 260/600 , w: 15/600 , h: 13/600 , colour: "rgb(205, 210, 106)"},
  {x: 385/600 , y: 300/600 , w: 15/600 , h: 13/600 , colour: "rgb(205, 210, 106)"},

  //Yellow 1st line
  {x: 122/600 , y: 12/600 , w: 13/600 , h: 13/600 , colour: "rgb(205, 210, 106)"},
  {x: 207/600 , y: 12/600 , w: 15/600 , h: 13/600 , colour: "rgb(205, 210, 106)"},
  {x: 310/600 , y: 12/600 , w: 13/600 , h: 13/600 , colour: "rgb(205, 210, 106)"},
  {x: 336/600 , y: 12/600 , w: 12/600 , h: 13/600 , colour: "rgb(205, 210, 106)"},
  {x: 361/600 , y: 12/600 , w: 13/600 , h: 13/600 , colour: "rgb(205, 210, 106)"},
  {x: 440/600 , y: 12/600 , w: 18/600 , h: 13/600 , colour: "rgb(205, 210, 106)"},
  {x: 489/600 , y: 12/600 , w: 13/600 , h: 13/600 , colour: "rgb(205, 210, 106)"},
  {x: 588/600 , y: 12/600 , w: 13/600 , h: 13/600 , colour: "rgb(205, 210, 106)"},

  //Yellow 2nd line
  {x: 148/600 , y: 95/600 , w: 13/600 , h: 15/600 , colour: "rgb(205, 210, 106)"},
  {x: 220/600 , y: 95/600 , w: 15/600 , h: 15/600 , colour: "rgb(205, 210, 106)"},
  {x: 310/600 , y: 95/600 , w: 13/600 , h: 15/600 , colour: "rgb(205, 210, 106)"},
  {x: 361/600 , y: 95/600 , w: 13/600 , h: 15/600 , colour: "rgb(205, 210, 106)"},
  {x: 439/600 , y: 95/600 , w: 18/600 , h: 15/600 , colour: "rgb(205, 210, 106)"},
  {x: 491/600 , y: 95/600 , w: 11/600 , h: 15/600 , colour: "rgb(205, 210, 106)"},
  {x: 515/600 , y: 95/600 , w: 11/600 , h: 15/600 , colour: "rgb(205, 210, 106)"},
  {x: 564/600 , y: 95/600 , w: 11/600 , h: 15/600 , colour: "rgb(205, 210, 106)"},

  //Yellow 3rd line
  {x: 122/600 , y: 209/600 , w: 13/600 , h: 15/600 , colour: "rgb(205, 210, 106)"},
  {x: 161/600 , y: 209/600 , w: 15/600 , h: 15/600 , colour: "rgb(205, 210, 106)"},

  //Yellow 4th line
  {x: 78/600 , y: 260/600 , w: 13/600 , h: 13/600 , colour: "rgb(205, 210, 106)"},
  {x: 122/600 , y: 260/600 , w: 13/600 , h: 13/600 , colour: "rgb(205, 210, 106)"},
  {x: 185/600 , y: 260/600 , w: 23/600 , h: 13/600 , colour: "rgb(205, 210, 106)"},
  {x: 250/600 , y: 260/600 , w: 40/600 , h: 13/600 , colour: "rgb(205, 210, 106)"},
  {x: 250/600 , y: 285/600 , w: 40/600 , h: 30/600 , colour: "rgb(205, 210, 106)"},
  {x: 411/600 , y: 260/600 , w: 15/600 , h: 13/600 , colour: "rgb(205, 210, 106)"},
  {x: 537/600 , y: 260/600 , w: 13/600 , h: 13/600 , colour: "rgb(205, 210, 106)"},
  {x: 588/600 , y: 260/600 , w: 13/600 , h: 13/600 , colour: "rgb(205, 210, 106)"},

  //Yellow 5th line
  {x: 165/600 , y: 340/600 , w: 15/600 , h: 15/600 , colour: "rgb(205, 210, 106)"},
  {x: 260/600 , y: 340/600 , w: 27/600 , h: 15/600 , colour: "rgb(205, 210, 106)"},
  {x: 427/600 , y: 340/600 , w: 30/600 , h: 15/600 , colour: "rgb(205, 210, 106)"},
  {x: 562/600 , y: 340/600 , w: 13/600 , h: 15/600 , colour: "rgb(205, 210, 106)"},

  //Yellow 6th line
  {x: 107/600 , y: 375/600 , w: 15/600 , h: 15/600 , colour: "rgb(205, 210, 106)"},
  {x: 165/600 , y: 375/600 , w: 13/600 , h: 15/600 , colour: "rgb(205, 210, 106)"},
  {x: 385/600 , y: 375/600 , w: 15/600 , h: 15/600 , colour: "rgb(205, 210, 106)"},

  //Yellow 7th line
  {x: 107/600 , y: 430/600 , w: 15/600 , h: 15/600 , colour: "rgb(205, 210, 106)"},
  {x: 167/600 , y: 430/600 , w: 15/600 , h: 15/600 , colour: "rgb(205, 210, 106)"},

  //Yellow 8th line
  {x: 122/600 , y: 513/600 , w: 13/600 , h: 13/600 , colour: "rgb(205, 210, 106)"},
  {x: 185/600 , y: 513/600 , w: 15/600 , h: 13/600 , colour: "rgb(205, 210, 106)"},
  {x: 470/600 , y: 513/600 , w: 13/600 , h: 13/600 , colour: "rgb(205, 210, 106)"},

  //Yellow 9th line
  {x: 180/600 , y: 565/600 , w: 15/600 , h: 13/600 , colour: "rgb(205, 210, 106)"},
  {x: 213/600 , y: 565/600 , w: 13/600 , h: 13/600 , colour: "rgb(205, 210, 106)"},
  {x: 463/600 , y: 565/600 , w: 13/600 , h: 13/600 , colour: "rgb(205, 210, 106)"},

  //Yellow on the top
  {x: 176/600 , y: 305/600 , w: 25/600 , h: 20/600 , colour: "rgb(56, 118, 166)"},
  {x: 403/600 , y: 155/600 , w: 29/600 , h: 22/600 , colour: "rgb(56, 118, 166)"},

];

// ── rectangleManager.js

let allRectsArray = [];
  
class rectangleManager {
  constructor(x, y, w, h, colour) {
    this.x = x;
    this.y = y;
    this.w = w;
    this.h = h;
    this.colour = colour;
    this.initialX = x;
    this.initialY = y;
    this.initialW = w;
    this.initialH = h;
    this.initialColour = colour;
    this.rotateAngle = 0;
  }

  display() {
    push();
    fill(this.colour);
    translate(this.drawX + this.drawWidth / 2, this.drawY + this.drawHeight / 2);
    rotate(this.rotateAngle);
    rect(-this.drawWidth / 2, -this.drawHeight / 2, this.drawWidth, this.drawHeight);
    pop();
  }

  updateColour(colour) {
    this.colour = colour;
  }

  calculateDrawSize(widthScale, heightScale) {
    this.drawX = this.x * widthScale;
    this.drawY = this.y * heightScale;
    this.drawWidth = this.w * widthScale;
    this.drawHeight = this.h * heightScale;
  }

  rotate(angle) {
    this.rotateAngle += angle;
  }

  reset() {
    this.x = this.initialX;
    this.y = this.initialY;
    this.w = this.initialW;
    this.h = this.initialH;
    this.colour = this.initialColour;
    this.rotateAngle = 0;
    this.calculateDrawSize(windowWidth, windowHeight);
  }
}

function setup() {
  createCanvas(windowWidth, windowHeight);
  angleMode(DEGREES); // Use degrees for rotation

  for (let i = 0; i < allRectsCoords.length; i++) {
    let newRect = new rectangleManager(allRectsCoords[i].x, allRectsCoords[i].y, allRectsCoords[i].w, allRectsCoords[i].h, allRectsCoords[i].colour);
    allRectsArray.push(newRect);
  }

  resizedRectangles();
}

function draw() {
  background(30, 47, 97);
  noStroke();

  for (let i = 0; i < allRectsArray.length; i++) {
    allRectsArray[i].display();
  }

  // Display the instructions
  fill(255); // Set text color to white
  textSize(20);
  text('Press R to reset,mousePress to rotate', 10, height - 10); // Instructions at the bottom left
}

function windowResized() {
  resizeCanvas(windowWidth, windowHeight);
  resizedRectangles();
}

function resizedRectangles() {
  for (let i = 0; i < allRectsArray.length; i++) {
    allRectsArray[i].calculateDrawSize(windowWidth, windowHeight);
  }
}

function keyPressed() {
   if (key === 'r' || key === 'R') { // Use 'r' key to reset
    for (let i = 0; i < allRectsArray.length; i++) {
      allRectsArray[i].reset();
    }
  }
}

function mousePressed() {
  let rotationAngle = 30; // Rotate by 30 degrees
  for (let i = 0; i < allRectsArray.length; i++) {
    allRectsArray[i].rotate(rotationAngle);
  }
}
